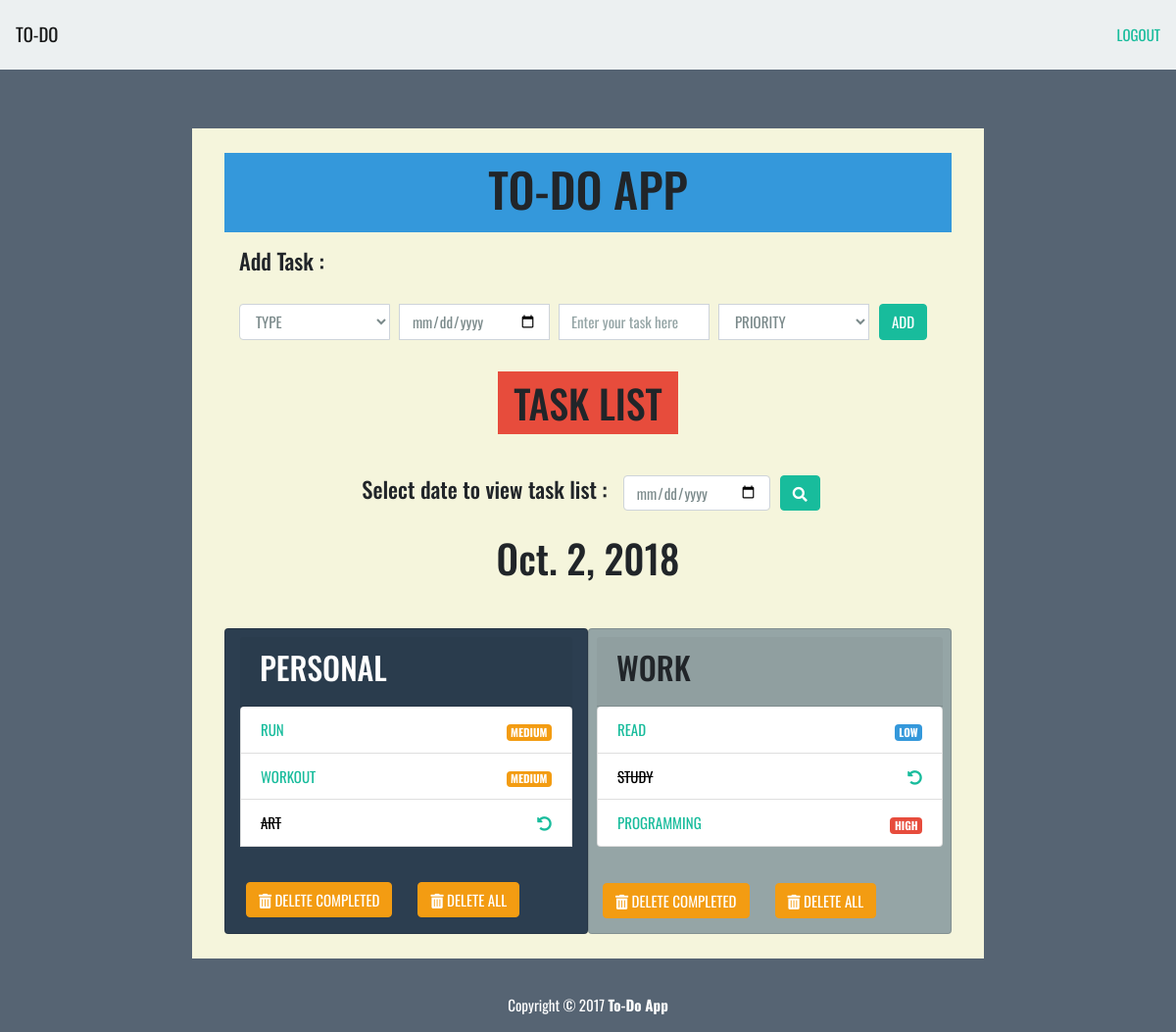
The app's page /account/ (signed in) with its own data.
### todo/models.py (models this page shows, shortened)
class Task(models.Model):
	user = models.ForeignKey(User, on_delete=models.CASCADE)
	task_type = models.CharField(max_length=10, choices=TYPE_CHOICES, default='PERSONAL')
	task_date = models.DateField()
	task_text = models.CharField(max_length=100)
	task_priority = models.CharField(max_length=10, choices=PRIORITY_CHOICES, default='LOW')
	task_status = models.BooleanField(default=False)

### todo/views.py (the view)
# urls.py: path('account/', views.index, name='index'),
@login_required(login_url="/")
def index(request):
	user = request.user
	if request.POST.get('search_date') is None or request.POST.get('search_date') == '':
		date = datetime.datetime.now().date()
	else:
		date = request.POST.get('search_date')
		date = datetime.datetime.strptime(date, "%Y-%m-%d").date()
	tasks= Task.objects.filter(user_id__exact=user,task_date__exact=date)
	context = {'tasks':tasks, 'date':date}
	return render(request, 'todo/index.html',context)

### todo/templates/todo/index.html (shortened to what this page needs)
{% load static %}
<!DOCTYPE html>
<html lang="en">
<head>
	<link rel="stylesheet" type="text/css" href="{% static 'todo/bs/css/flatly.min.css'%}">
	<link rel="stylesheet" href="https://use.fontawesome.com/releases/v5.3.1/css/all.css">
	<link rel="stylesheet" type="text/css" href="{% static 'todo/style_1.css' %}">
</head>
<body>
	<nav class="navbar navbar-light bg-light">
		<a class="navbar-brand" href="#">TO-DO</a>
		<a class="" href="{% url 'logout' %}">LOGOUT</a>
	</nav>
	<div class="container-fluid" id="wrapper">
		<div class="row justify-content-center">
			<div id="content" class="px-5">
				<div class="row justify-content-center bg-info">
					<h1 class="py-2">TO-DO APP</h1>
				</div>
				<h4 class="pt-3">Add Task :</h4>
					<form class="" action="{% url 'addTask' %}" method="POST">
						<div class="form-group">
							<div class="justify-content-center input-group">
								<select class="form-control field" name="task_type" id="exampleSelect1" placeholder="Task Type">
									<option selected hidden>TYPE</option>
							      </select>
								<input type="date" name="task_date" class="form-control field" placeholder="Date">
								<input type="text" name="task_text" placeholder="Enter your task here" class="form-control field">
								<select class="form-control field" name="task_priority" id="exampleSelect1" placeholder="Task Type">
							        <option selected hidden>PRIORITY</option>
							      </select>
								<span class="input-group-btn" id="add">
									<button class="btn btn-success add">ADD</button>
								</span>
							</div>
						</div>
					</form>
				<div class="row justify-content-center pt-3">
					<h2 class="bg-danger py-2 px-3">TASK LIST</h2>
				</div>
				<div class="row justify-content-center pt-1">
					<h4 class="align-self-end px-3">Select date to view task list :</h4>
					<form class="form-inline" action="{% url 'index' %}" method='POST'>{% csrf_token %}
					<input type="date" name="search_date" class="form-control field" placeholder="Date">
					<span class="input-group-btn" id="search">
						<button class="btn btn-success add"><i class="fas fa-search"></i></button>
					</span>
					</form>
				</div>
				<div class="row justify-content-center mt-4">
					<h2>{{date}}</h2>
				</div>
				<div class="row justify-content-center mt-4">
					<div class="card bg-primary pt-2 col-md-6 mt-3">
						<div class="card-header justify-content-center">
							<h3 class="text-white">PERSONAL</h3>
						</div>
						<ul class="list-group">
						{% for task in tasks %}
							{% if task.task_type == 'PERSONAL' %}
								{% if task.task_status  %}
									<li class="list-group-item todo-completed d-flex justify-content-between">
										<span>{{task.task_text}}</span>
										<a href="{% url 'updateStatus' task.id  %}"><span class="align-self-end"><i class="fas fa-undo-alt"></i></span></a>
									</li>
								{% else %}
									<li class="list-group-item d-flex justify-content-between">
										<a href="{% url 'updateStatus' task.id %}">{{ task.task_text }}</a>
										{% if task.task_priority == 'HIGH' %}
											<span class="badge badge-danger align-self-end">{{task.task_priority}}</span>
										{% elif task.task_priority == 'MEDIUM'%}
											<span class="badge badge-warning align-self-end">{{task.task_priority}}</span>
										{% else %}
											<span class="badge badge-info align-self-end">{{task.task_priority}}</span>
										{% endif %}
									</li>
								{% endif %}
							{% endif %}
						{% endfor %}
						<div class="row t10">
							<div class="btn-toolbar px-2">
								<div class=" btn btn-group">
									<form action="{% url 'deleteCompleted' %}" method='POST'>
										<button class="btn btn-warning"><i class="fas fa-trash-alt"></i> DELETE COMPLETED</button>
									</form>
								</div>
								<div class=" btn btn-group">
									<form action="{% url 'deleteAll' %}" method='POST'>
										<button class="btn btn-warning"><i class="fas fa-trash-alt"></i> DELETE ALL</button>
									</form>
								</div>
							</div>
						</div>
					</div>
					<div class="card bg-secondary p-2 col-md-6 mt-3">
						<div class="card-header justify-content-center">
							<h3>WORK</h3>
						</div>
						<ul class="list-group">
						{% for task in tasks %}
							{% if task.task_type == 'WORK' %}
								{% if task.task_status  %}
									<li class="list-group-item todo-completed d-flex justify-content-between">
										<span>{{task.task_text}}</span>
										<a href="{% url 'updateStatus' task.id %}"><span class="align-self-end"><i class="fas fa-undo-alt"></i></span></a>
									</li>
								{% else %}
									<li class="list-group-item d-flex justify-content-between">
										<a href="{% url 'updateStatus' task.id %}">{{ task.task_text }}</a>
										{% if task.task_priority == 'HIGH' %}
											<span class="badge badge-danger align-self-end">{{task.task_priority}}</span>
										{% elif task.task_priority == 'MEDIUM'%}
											<span class="badge badge-warning align-self-end">{{task.task_priority}}</span>
										{% else %}
											<span class="badge badge-info align-self-end">{{task.task_priority}}</span>
										{% endif %}
									</li>
								{% endif %}
							{% endif %}
						{% endfor %}
						</ul>
						<div class="row t10">
							<div class="btn-toolbar px-2">
								<div class=" btn btn-group">
									<form action="{% url 'deleteCompleted' %}" method='POST'>
										<button class="btn btn-warning"><i class="fas fa-trash-alt"></i> DELETE COMPLETED</button>
									</form>
								</div>
								<div class=" btn btn-group">
									<form action="{% url 'deleteAll' %}" method='POST'>
										<button class="btn btn-warning"><i class="fas fa-trash-alt"></i> DELETE ALL</button>
									</form>
								</div>
							</div>
						</div>
					</div>
				</div>
			</div>
		</div>
		<footer>
			<div class="row pad p-3">
					<div class="col-lg-12 text-center">
						Copyright &copy; 2017 <strong>To-Do App</strong>
					</div>
				</div>
		</footer>
	</div>
</body>
</html>

### todo/static/todo/style_1.css (style rules this page uses)
body { background: rgba(44, 62, 80, .8); font-family: 'Oswald', 'Futura', sans-serif; }
#wrapper { margin-top: 5%; }
#content { background: beige; padding: 25px; }
form { margin-top: 20px; }
.field { color: #7b8a8b; margin-right: 10px; margin-top: 10px; min-width: 150px; }
.add { margin-right: 10px; margin-top: 10px; }
.t10 { margin-top: 10px; }
ul { list-style: none; }
.todo-completed { text-decoration: line-through; }
footer { margin-top: 20px; color: white; }
.list-group-item { color: black; }

### records on screen
Task: task_text "RUN", task_priority "MEDIUM"
Task: task_text "WORKOUT", task_priority "MEDIUM"
Task: task_text "ART"
Task: task_text "READ", task_priority "LOW"
Task: task_text "STUDY"
Task: task_text "PROGRAMMING", task_priority "HIGH"

### other values on screen
{{ date }} "Oct. 2, 2018"
